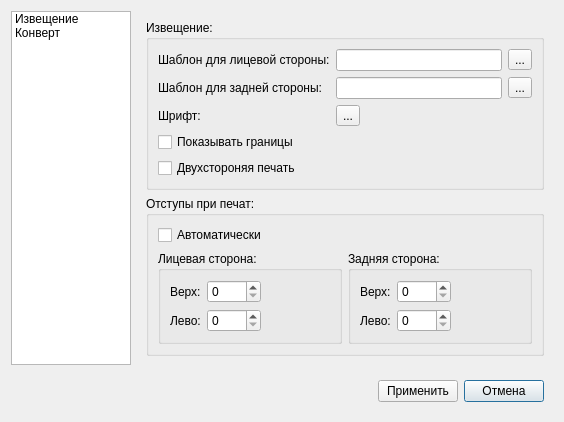
<?xml version="1.0" encoding="UTF-8"?>
<ui version="4.0">
 <class>DialogSetting</class>
 <widget class="QDialog" name="DialogSetting">
  <property name="geometry">
   <rect>
    <x>0</x>
    <y>0</y>
    <width>564</width>
    <height>421</height>
   </rect>
  </property>
  <property name="windowTitle">
   <string>Настройки</string>
  </property>
  <property name="windowIcon">
   <iconset resource="res.qrc">
    <normaloff>:/res/configure.png</normaloff>:/res/configure.png</iconset>
  </property>
  <layout class="QGridLayout" name="gridLayout">
   <item row="0" column="1">
    <widget class="QStackedWidget" name="stackedWidget">
     <property name="currentIndex">
      <number>0</number>
     </property>
     <widget class="QWidget" name="page_2">
      <layout class="QGridLayout" name="gridLayout_4">
       <item row="1" column="0">
        <widget class="QGroupBox" name="groupBox_2">
         <property name="title">
          <string>Извещение:</string>
         </property>
         <layout class="QGridLayout" name="gridLayout_5">
          <item row="3" column="0">
           <widget class="QCheckBox" name="showBoundary">
            <property name="text">
             <string>Показывать границы</string>
            </property>
           </widget>
          </item>
          <item row="0" column="0">
           <widget class="QLabel" name="label">
            <property name="text">
             <string>Шаблон для лицевой стороны:</string>
            </property>
           </widget>
          </item>
          <item row="1" column="2">
           <widget class="QToolButton" name="toolButtonTemplateNoticeBack">
            <property name="text">
             <string>...</string>
            </property>
           </widget>
          </item>
          <item row="0" column="2">
           <widget class="QToolButton" name="toolButtonTemplateNoticeFront">
            <property name="text">
             <string>...</string>
            </property>
           </widget>
          </item>
          <item row="1" column="1">
           <widget class="QLineEdit" name="pathTemplateNoticeBack"/>
          </item>
          <item row="0" column="1">
           <widget class="QLineEdit" name="pathTemplateNoticeFront"/>
          </item>
          <item row="1" column="0">
           <widget class="QLabel" name="label_2">
            <property name="text">
             <string>Шаблон для задней стороны:</string>
            </property>
           </widget>
          </item>
          <item row="2" column="0">
           <widget class="QLabel" name="label_5">
            <property name="text">
             <string>Шрифт:</string>
            </property>
           </widget>
          </item>
          <item row="4" column="0">
           <widget class="QCheckBox" name="duplexPrintNotice">
            <property name="text">
             <string>Двухстороняя печать</string>
            </property>
           </widget>
          </item>
          <item row="2" column="1">
           <widget class="QToolButton" name="fontNotice">
            <property name="text">
             <string>...</string>
            </property>
           </widget>
          </item>
         </layout>
        </widget>
       </item>
       <item row="2" column="0">
        <widget class="QGroupBox" name="groupBox_5">
         <property name="title">
          <string>Отступы при печат:</string>
         </property>
         <layout class="QGridLayout" name="gridLayout_10">
          <item row="1" column="1">
           <widget class="QGroupBox" name="groupBox_4">
            <property name="title">
             <string>Задняя сторона:</string>
            </property>
            <layout class="QGridLayout" name="gridLayout_9">
             <item row="0" column="0">
              <widget class="QLabel" name="label_10">
               <property name="text">
                <string>Верх:</string>
               </property>
              </widget>
             </item>
             <item row="1" column="0">
              <widget class="QLabel" name="label_11">
               <property name="text">
                <string>Лево:</string>
               </property>
              </widget>
             </item>
             <item row="1" column="1">
              <widget class="QSpinBox" name="marginBackLeft">
               <property name="maximum">
                <number>1000</number>
               </property>
              </widget>
             </item>
             <item row="0" column="1">
              <widget class="QSpinBox" name="marginBackTop">
               <property name="maximum">
                <number>1000</number>
               </property>
              </widget>
             </item>
             <item row="1" column="2">
              <spacer name="horizontalSpacer_3">
               <property name="orientation">
                <enum>Qt::Horizontal</enum>
               </property>
               <property name="sizeHint" stdset="0">
                <size>
                 <width>40</width>
                 <height>20</height>
                </size>
               </property>
              </spacer>
             </item>
            </layout>
           </widget>
          </item>
          <item row="1" column="0">
           <widget class="QGroupBox" name="margin">
            <property name="title">
             <string>Лицевая сторона:</string>
            </property>
            <layout class="QGridLayout" name="gridLayout_8">
             <item row="1" column="0">
              <widget class="QLabel" name="label_8">
               <property name="text">
                <string>Верх:</string>
               </property>
              </widget>
             </item>
             <item row="2" column="0">
              <widget class="QLabel" name="label_9">
               <property name="text">
                <string>Лево:</string>
               </property>
              </widget>
             </item>
             <item row="1" column="1">
              <widget class="QSpinBox" name="marginFrontTop">
               <property name="maximum">
                <number>1000</number>
               </property>
              </widget>
             </item>
             <item row="2" column="1">
              <widget class="QSpinBox" name="marginFrontLeft">
               <property name="maximum">
                <number>1000</number>
               </property>
              </widget>
             </item>
             <item row="2" column="2">
              <spacer name="horizontalSpacer_2">
               <property name="orientation">
                <enum>Qt::Horizontal</enum>
               </property>
               <property name="sizeHint" stdset="0">
                <size>
                 <width>40</width>
                 <height>20</height>
                </size>
               </property>
              </spacer>
             </item>
            </layout>
           </widget>
          </item>
          <item row="0" column="0">
           <widget class="QCheckBox" name="marginAuto">
            <property name="text">
             <string>Автоматически</string>
            </property>
           </widget>
          </item>
         </layout>
        </widget>
       </item>
       <item row="3" column="0">
        <spacer name="verticalSpacer">
         <property name="orientation">
          <enum>Qt::Vertical</enum>
         </property>
         <property name="sizeHint" stdset="0">
          <size>
           <width>20</width>
           <height>40</height>
          </size>
         </property>
        </spacer>
       </item>
      </layout>
     </widget>
     <widget class="QWidget" name="page_3">
      <layout class="QGridLayout" name="gridLayout_6">
       <item row="0" column="0">
        <widget class="QGroupBox" name="groupBox_3">
         <property name="title">
          <string>Конверт:</string>
         </property>
         <layout class="QGridLayout" name="gridLayout_7">
          <item row="0" column="1">
           <widget class="QLineEdit" name="pathTemplateEnvelope"/>
          </item>
          <item row="3" column="1">
           <spacer name="verticalSpacer_2">
            <property name="orientation">
             <enum>Qt::Vertical</enum>
            </property>
            <property name="sizeHint" stdset="0">
             <size>
              <width>20</width>
              <height>276</height>
             </size>
            </property>
           </spacer>
          </item>
          <item row="1" column="0">
           <widget class="QLabel" name="label_4">
            <property name="text">
             <string>Шрифт:</string>
            </property>
           </widget>
          </item>
          <item row="0" column="2">
           <widget class="QToolButton" name="toolButtonTemplateEnvelope">
            <property name="text">
             <string>...</string>
            </property>
           </widget>
          </item>
          <item row="1" column="1">
           <widget class="QToolButton" name="fontEnvelope">
            <property name="text">
             <string>...</string>
            </property>
           </widget>
          </item>
          <item row="0" column="0">
           <widget class="QLabel" name="label_3">
            <property name="text">
             <string>Шаблон для конверта:</string>
            </property>
           </widget>
          </item>
          <item row="2" column="0">
           <widget class="QGroupBox" name="groupBox">
            <property name="title">
             <string>Размеры:</string>
            </property>
            <layout class="QGridLayout" name="gridLayout_3">
             <item row="0" column="0">
              <widget class="QLabel" name="label_6">
               <property name="text">
                <string>Высота:</string>
               </property>
              </widget>
             </item>
             <item row="1" column="0">
              <widget class="QLabel" name="label_7">
               <property name="text">
                <string>Ширина:</string>
               </property>
              </widget>
             </item>
             <item row="0" column="1">
              <widget class="QDoubleSpinBox" name="doubleSpinBox">
               <property name="suffix">
                <string> см</string>
               </property>
              </widget>
             </item>
             <item row="1" column="1">
              <widget class="QDoubleSpinBox" name="doubleSpinBox_2">
               <property name="suffix">
                <string> см</string>
               </property>
              </widget>
             </item>
            </layout>
           </widget>
          </item>
         </layout>
        </widget>
       </item>
      </layout>
     </widget>
    </widget>
   </item>
   <item row="1" column="0" colspan="2">
    <widget class="QWidget" name="widget" native="true">
     <layout class="QGridLayout" name="gridLayout_2">
      <item row="0" column="1">
       <spacer name="horizontalSpacer">
        <property name="orientation">
         <enum>Qt::Horizontal</enum>
        </property>
        <property name="sizeHint" stdset="0">
         <size>
          <width>40</width>
          <height>20</height>
         </size>
        </property>
       </spacer>
      </item>
      <item row="0" column="3">
       <widget class="QPushButton" name="pushButtonCancel">
        <property name="text">
         <string>Отмена</string>
        </property>
       </widget>
      </item>
      <item row="0" column="2">
       <widget class="QPushButton" name="pushButtonOk">
        <property name="text">
         <string>Применить</string>
        </property>
       </widget>
      </item>
     </layout>
    </widget>
   </item>
   <item row="0" column="0">
    <widget class="QListWidget" name="listWidget">
     <property name="maximumSize">
      <size>
       <width>120</width>
       <height>16777215</height>
      </size>
     </property>
     <property name="spacing">
      <number>3</number>
     </property>
     <property name="currentRow">
      <number>-1</number>
     </property>
     <item>
      <property name="text">
       <string>Извещение</string>
      </property>
     </item>
     <item>
      <property name="text">
       <string>Конверт</string>
      </property>
     </item>
    </widget>
   </item>
  </layout>
 </widget>
 <resources>
  <include location="res.qrc"/>
 </resources>
 <connections/>
</ui>
